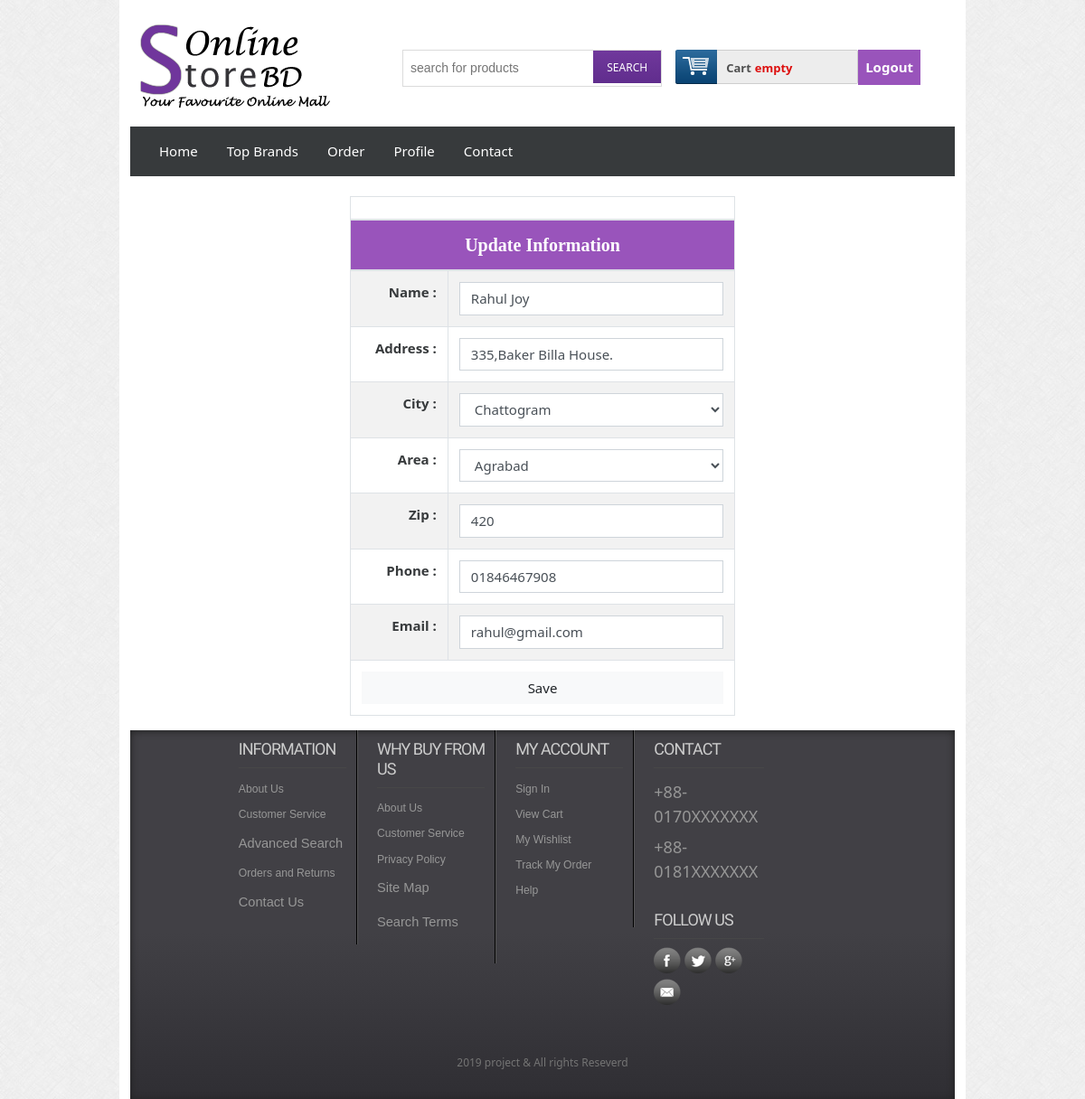
Page /shop/editProfile.php (signed in) on the committed database.
### tables this page shows
CREATE TABLE `tbl_customer` (
  `c_id` int(11) NOT NULL,
  `c_name` varchar(255) NOT NULL,
  `c_address` text NOT NULL,
  `c_city` varchar(30) NOT NULL,
  `c_area` varchar(30) NOT NULL,
  `c_zip` varchar(30) NOT NULL,
  `c_phone` varchar(30) NOT NULL,
  `c_email` varchar(255) NOT NULL,
  `c_pass` varchar(32) NOT NULL,
  `c_status` int(11) NOT NULL DEFAULT '0'
);

CREATE TABLE `tbl_city` (
  `city_id` int(11) NOT NULL,
  `city_name` varchar(100) NOT NULL
);

CREATE TABLE `tbl_area` (
  `area_id` int(11) NOT NULL,
  `area_name` varchar(100) NOT NULL,
  `city` varchar(11) NOT NULL
);

### shop/classes/Customer.php (called while the page is built, shortened)
<?php
$filepath = realpath(dirname(__FILE__));
include_once ($filepath . '/../lib/Database.php');
?>
<?php
class Customer {
    private $db;
    public function __construct() {
        $this->db = new Database();
    }
    public function getAllCity() {
        $query = "SELECT * FROM tbl_city";
        $result = $this->db->select($query);
        return $result;
    }
    public function getAllArea() {
        $query = "SELECT * FROM tbl_area";
        $result = $this->db->select($query);
        return $result;
    }
    public function customerData($id){
        $query = "SELECT cust.*,c.city_name,a.area_name
                  FROM tbl_customer as cust,tbl_city as c,tbl_area as a
                  WHERE cust.c_city = c.city_id AND cust.c_area = a.area_id
                  AND c_id = '$id'";
        $result = $this->db->select($query);
        return $result;
    }
}

### shop/lib/Database.php (called while the page is built, shortened)
<?php
Class Database {
    public $host = DB_HOST;
    public $user = DB_USER;
    public $pass = DB_PASS;
    public $dbname = DB_NAME;
    public $link;
    private function connectDB() {
        $this->link = new mysqli($this->host, $this->user, $this->pass, $this->dbname);
    }
    public function select($query) {
        $result = $this->link->query($query) or die($this->link->error . __LINE__);
        if ($result->num_rows>0) {
            return $result;
        } else {
            return false;
        }
    }
}

### shop/lib/Session.php (called while the page is built, shortened)
<?php
class Session {
    public static function get($key) {
        if (isset($_SESSION[$key])) {
            return $_SESSION[$key];
        } else {
            return false;
        }
    }
}
?>

### shop/editProfile.php (the view, shortened to what this page needs)
<?php include 'inc/header.php';
?>
<div class="main">
    <div class="container">
        <div class="row">
            <div class="col-md-6 offset-md-3">
                <?php
                $id = Session::get("customerId");
                $getCustomerData = $cmr->customerData($id);
                if ($getCustomerData) {
                    while ($result = $getCustomerData->fetch_assoc()) {
                        ?>
                        <br>
                        <form action="" method="post">
                            <table class="table table-striped table-condensed table-bordered">
                                <thead>
                                    <tr><td colspan="2"><?php
                                    ?></td></tr>
                                    <tr class="btn-info text-center">
                                        <td colspan="2"><span style="font-family: cursive;font-weight: bold; font-size: 20px;">Update Information</span></td>
                                    </tr>
                                </thead>
                                <tbody>
                                    <tr>
                                        <td class="text-right"><b>Name :</b></td>
                                        <td><b><input class="form-control" type="text" name="c_name" value="<?php echo $result['c_name']; ?>" /></b></td>
                                    </tr>
                                    <tr>
                                        <td class="text-right"><b>Address :</b></td>
                                        <td><b><input class="form-control" type="text" name="c_address" value="<?php echo $result['c_address']; ?>" /></b></td>
                                    </tr>
                                    <tr>
                                        <td class="text-right"><b>City :</b></td>
                                        <td><b> <select class="form-control" name="c_city">
                                                    <?php
                                                    $getCity = $cmr->getAllCity();
                                                    if ($getCity) {
                                                        while ($value = $getCity->fetch_assoc()) {
                                                            ?>
                                                            <option value="<?php echo $value['city_id'] ?>"<?php if ($value['city_id'] == $result['c_city']) {
                                                echo 'selected';
                                            } ?>><?php echo $value['city_name']; ?></option>
                                                <?php }
                                            } ?>
                                                </select></b></td>
                                    </tr>
                                    <tr>
                                        <td class="text-right"><b>Area :</b></td>
                                        <td><b>
                                                <select class="form-control"  name="c_area">
                                                    <?php
                                                    $getArea = $cmr->getAllArea();
                                                    if ($getArea) {
                                                        while ($value = $getArea->fetch_assoc()) {
                                                            ?>
                                                            <option value="<?php echo $value['area_id'] ?>"<?php if ($value['area_id'] == $result['c_area']) {
                                                echo 'selected';
                                            } ?>><?php echo $value['area_name']; ?></option>
                                            <?php }
                                        } ?>
                                                </select></b></td>
                                    </tr>
                                    <tr>
                                        <td class="text-right"><b>Zip :</b></td>
                                        <td><b><input class="form-control" type="text" name="c_zip" value="<?php echo $result['c_zip']; ?>"/></b></td>
                                    </tr>
                                    <tr>
                                        <td class="text-right"><b>Phone :</b></td>
                                        <td><b><input class="form-control" type="text" name="c_phone" minlength="11" maxlength="11" value="<?php echo $result['c_phone']; ?>" /></b></td>
                                    </tr>
                                    <tr>
                                        <td class="text-right"><b>Email :</b></td>
                                        <td><b><input class="form-control" type="email" name="c_email" value="<?php echo $result['c_email']; ?>" /></b></td>
                                    </tr>
                                    <tr>
                                        <td colspan="2">
                                            <input class="form-control btn btn-light" type="submit" name="submit" value="Save"/>
                                        </td>
                                    </tr>
                                </tbody>
                            </table>
                        </form>
    <?php }
} ?>
            </div>
        </div>
    </div>
</div>
<?php include 'inc/footer.php';
?>

### shop/css/style.css (style rules this page uses)
html,body,div,span,applet,object,iframe,h1,h2,h3,h4,h5,h6,p,blockquote,pre,a,abbr,acronym,address,big,cite,code,del,dfn,em,img,ins,kbd,q,s,samp,small,strike,strong,sub,sup,tt,var,b,u,i,dl,dt,dd,ol,nav ul,nav li,fieldset,form,label,legend,table,caption,tbody,tfoot,thead,tr,th,td,article,aside,canvas,details,embed,figure,figcaption,footer,header,hgroup,menu,nav,output,ruby,section,summary,time,mark,audio,video { margin:0;padding:0;border:0;font-size:100%;font:inherit;vertical-align:baseline; }
table { border-collapse:collapse;border-spacing:0; }
body { font-family:Arial, Helvetica, sans-serif; background:url(../images/body_bg3.jpg); }

### rows in the picture
tbl_customer: c_name "Rahul Joy", c_address "335,Baker Billa House.", c_city "Chattogram", c_area "Agrabad", c_zip "420", c_phone "01846467908", c_email "rahul@gmail.com"
